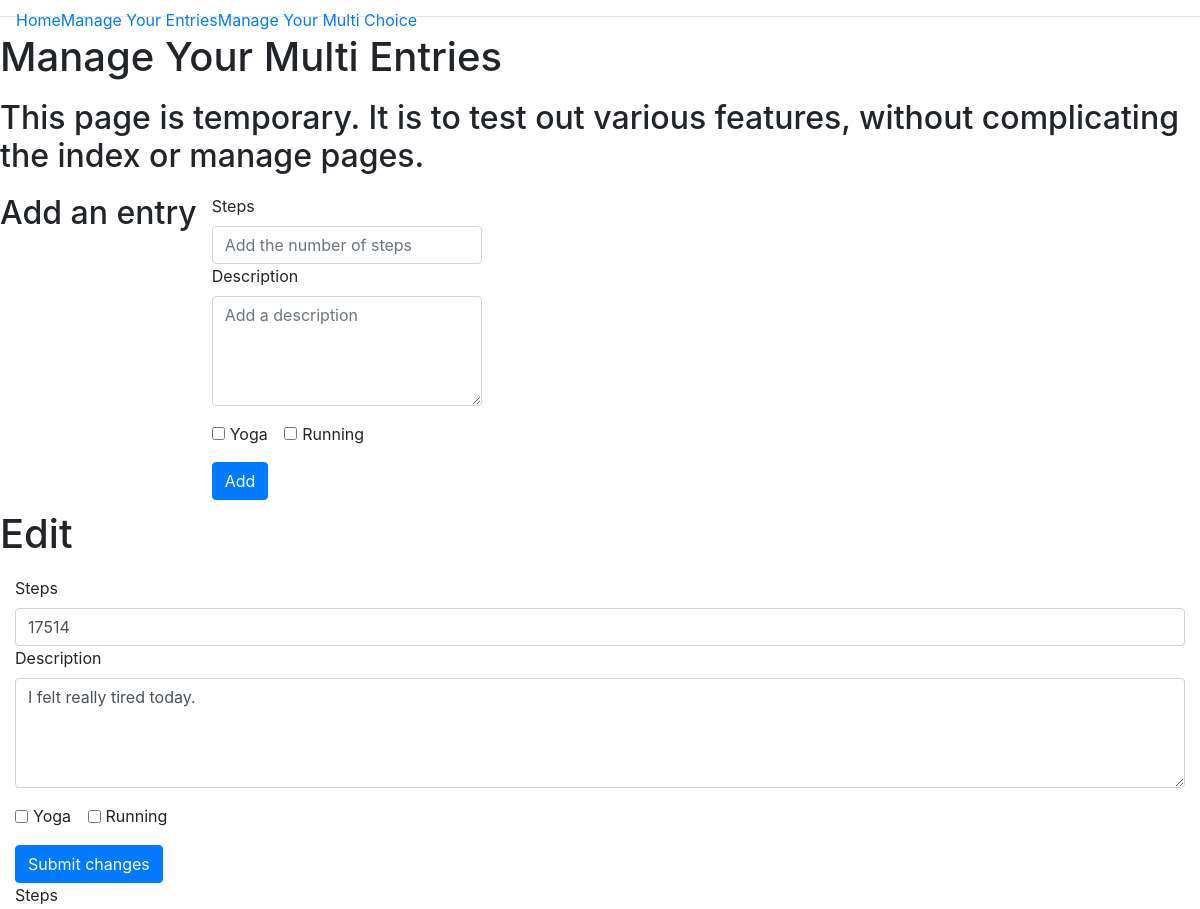
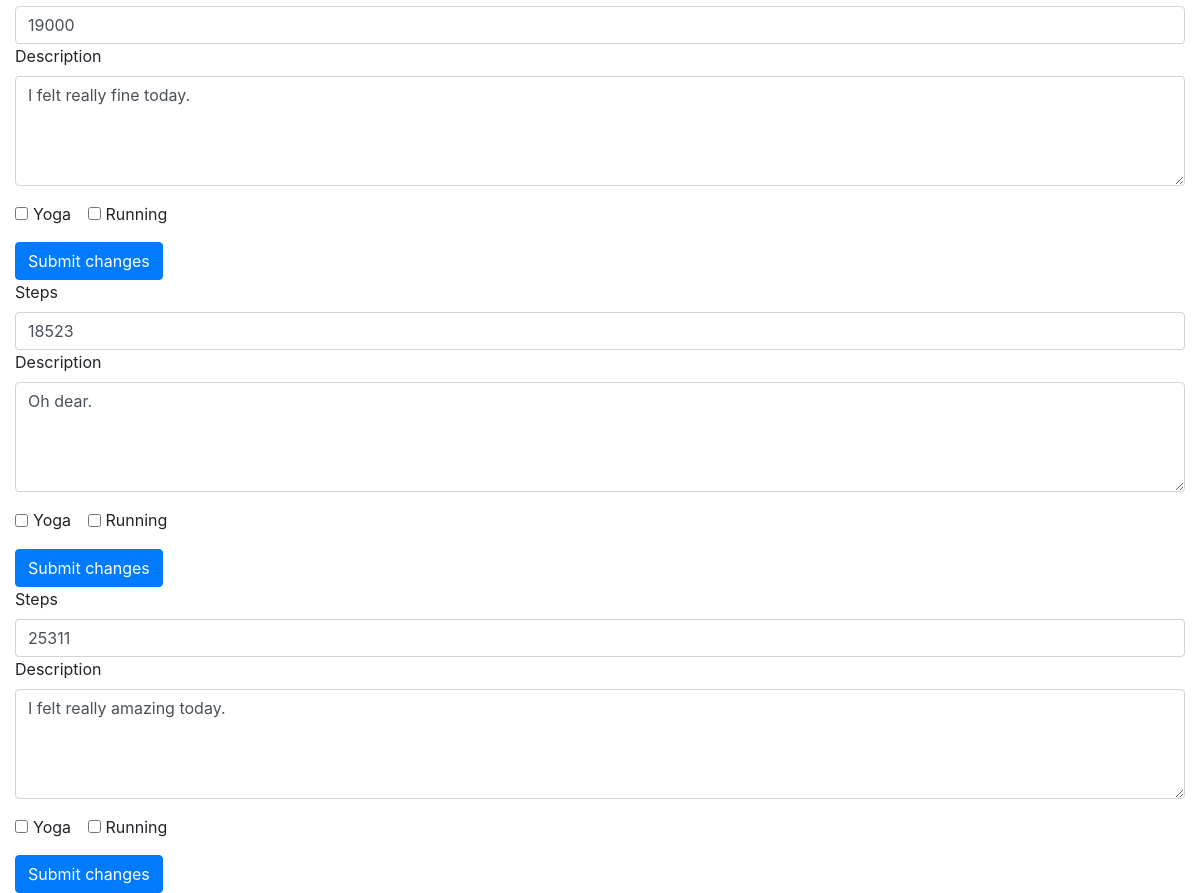
The app's page /multi with its own data (2 pictures, top to bottom).
### app/models.py (models this page shows, shortened)
class JournalEntry(db.Model):
    id = db.Column(db.Integer, primary_key=True)
    date = db.Column(db.Date, default=datetime.datetime.now(), unique=True, index=True)
    steps = db.Column(db.Integer)
    description = db.Column(db.Text())
    yoga = db.Column(db.Boolean, default=False)
    running = db.Column(db.Boolean, default=False)
    user_id = db.Column(db.Integer, db.ForeignKey('user.id'))

### app/routes.py (the view)
@app.route('/multi')
def multi_entries():
    entries = JournalEntry.query.all()
    return render_template('multi.html', title="Manage Your Multi Entries", entries=entries)

### app/templates/multi.html (shortened to what this page needs)
{% extends "base.html" %} {% block content %}
<div class='container-fluid'>
    <div class="row">
        <h1>{{title}}</h1>
    </div>
    <div class="row">
        <h2>This page is temporary. It is to test out various features, without complicating the index or manage pages.
        </h2>
    </div>
    <div class="row">
        <h2>Add an entry</h2>
        <div class="col-sm-3 add-form">
            <form action="/multi" method="POST">
                <div class="form-group">
                    <label for="steps">Steps</label>
                    <input type="number" class="form-control" name="steps" id="steps" placeholder="Add the number of steps">
                    <label for="description">Description</label>
                    <textarea class="form-control" name="description" id="description" rows=4 placeholder="Add a description" required></textarea>
                </div>
                <div class="form-group">
                    <div class="form-check form-check-inline">
                        <input class="form-check-input" type="checkbox" name="yoga" id="yoga" value="yoga">
                        <label class="form-check-label" for="yoga">Yoga</label>
                    </div>
                    <div class="form-check form-check-inline">
                        <input class="form-check-input" type="checkbox" name="running" id="running" value="running">
                        <label class="form-check-label" for="running">Running</label>
                    </div>
                </div>
                <button type="submit" class="btn btn-primary" value="Add">Add</button>
            </form>
        </div>
    </div>
    <div class="row">
        <h1>Edit</h1>
    </div>
    {% for entry in entries %}
    <form method="POST" action="/multi/{{entry.id}}/edit">
        <div class="form-group">
            <label for="steps">Steps</label>
            <input class="form-control" value="{{entry.steps}}" name="new_steps" placeholder={{entry.steps}}>
            <label for="description">Description</label>
            <textarea class="form-control" value="{{entry.description}}" name="new_description" rows="4">{{entry.description}}</textarea>
        </div>
        <div class="form-group">
            <div class="form-check form-check-inline">
                <input class="form-check-input" type="checkbox" name="yoga" id="yoga" value="{{entry.yoga}}" {% if entry.yoga %} checked {% endif %}>
                <label class="form-check-label" for="yoga">Yoga</label>
            </div>
            <div class="form-check form-check-inline">
                <input class="form-check-input" type="checkbox" name="running" id="running" value="{{entry.running}}" {% if entry.running %} checked {% endif %}>
                <label class="form-check-label" for="running">Running</label>
            </div>
        </div>
        <button type="submit" class="btn btn-primary" value="Edit ">Submit changes</button>
    </form>
    {% endfor %}
</div>
{% endblock %}

### app/static/css/styles.css (style rules this page uses)
.row { margin: 10px }

### records on screen
JournalEntry: new_steps "17514", new_description "I felt really tired today."
JournalEntry: new_steps "19000", new_description "I felt really fine today."
JournalEntry: new_steps "18523", new_description "Oh dear."
JournalEntry: new_steps "25311", new_description "I felt really amazing today."

### other values on screen
{{ title }} "Manage Your Multi Entries"
